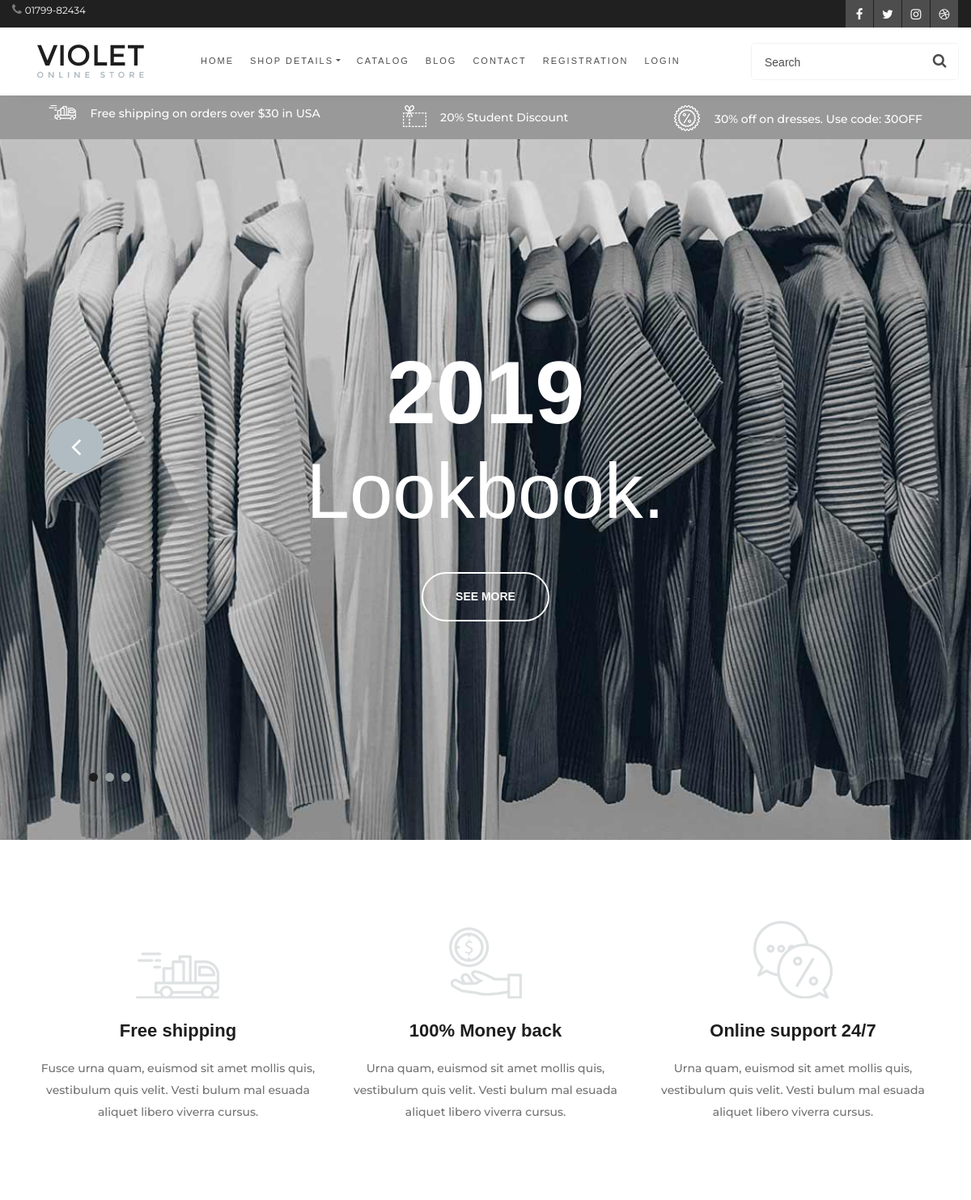
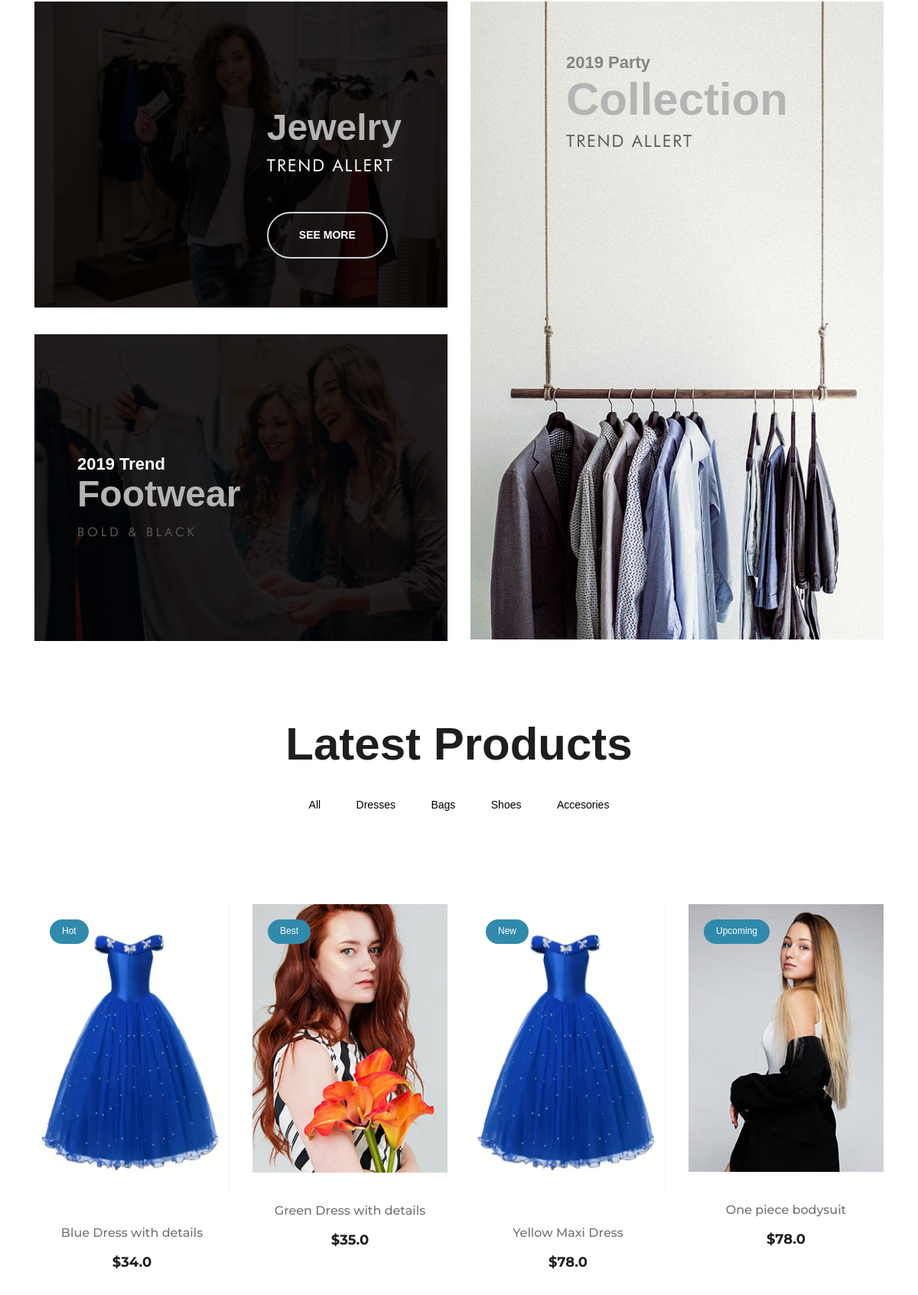
/home/ (upper part), run on the app's committed database (2 pictures, top to bottom).
### Shop/models.py (models this page shows, shortened)
class Products(models.Model):
    title = models.CharField(max_length=10)
    product_name = models.CharField(max_length=100)
    selling_price = models.FloatField()
    discounted_price = models.FloatField()
    description = models.TextField()
    brand = models.CharField(max_length=100)
    category = models.CharField(choices=CATEGORY_CHOICES,max_length=12)
    product_image = models.ImageField(upload_to='productimg')

### Shop/views.py (the view)
# urls.py: path('home/', views.ProductView.as_view(), name='home'),
class ProductView(View):
 def get(self, request):
  allproduct = Products.objects.all()
  return render(request, 'Shop/home.html', {'allproduct':allproduct})

### Shop/templates/Shop/home.html (shortened to what this page needs)
{% extends 'Shop/base.html' %}
{% load static %}
{% block content %}
  <div class="header-info">
    <div class="container-fluid">
      <div class="row">
        <div class="col-md-4">
          <div class="header-item">
            <img src="{% static 'Shop/img/icons/delivery.png' %}" alt="" />
            <p>Free shipping on orders over $30 in USA</p>
          </div>
        </div>
        <div class="col-md-4 text-left text-lg-center">
          <div class="header-item">
            <img src="{% static 'Shop/img/icons/voucher.png' %}" alt="" />
            <p>20% Student Discount</p>
          </div>
        </div>
        <div class="col-md-4 text-left text-xl-right">
          <div class="header-item">
            <img src="{% static 'Shop/img/icons/sales.png' %}" alt="" />
            <p>30% off on dresses. Use code: 30OFF</p>
          </div>
        </div>
      </div>
    </div>
  </div>
  <section class="hero-slider">
    <div class="hero-items owl-carousel">
      <div class="single-slider-item set-bg" data-setbg="{% static 'Shop/img/slider-1.jpg' %}">
        <div class="container">
          <div class="row">
            <div class="col-lg-12">
              <h1>2019</h1>
              <h2>Lookbook.</h2>
              <a href="#" class="primary-btn">See More</a>
            </div>
          </div>
        </div>
      </div>
    </div>
  </section>
  <section class="features-section spad">
    <div class="features-ads">
      <div class="container">
        <div class="row">
          <div class="col-lg-4">
            <div class="single-features-ads first">
              <img src="{% static 'Shop/img/icons/f-delivery.png' %}" alt="" />
              <h4>Free shipping</h4>
              <p>Fusce urna quam, euismod sit amet mollis quis, vestibulum quis velit. Vesti bulum mal esuada aliquet libero viverra cursus.</p>
            </div>
          </div>
          <div class="col-lg-4">
            <div class="single-features-ads second">
              <img src="{% static 'Shop/img/icons/coin.png' %}" alt="" />
              <h4>100% Money back</h4>
              <p>Urna quam, euismod sit amet mollis quis, vestibulum quis velit. Vesti bulum mal esuada aliquet libero viverra cursus.</p>
            </div>
          </div>
          <div class="col-lg-4">
            <div class="single-features-ads">
              <img src="{% static 'Shop/img/icons/chat.png' %}" alt="" />
              <h4>Online support 24/7</h4>
              <p>Urna quam, euismod sit amet mollis quis, vestibulum quis velit. Vesti bulum mal esuada aliquet libero viverra cursus.</p>
            </div>
          </div>
        </div>
      </div>
    </div>
    <div class="features-box">
      <div class="container">
        <div class="row">
          <div class="col-lg-6">
            <div class="row">
              <div class="col-lg-12">
                <div class="single-box-item first-box">
                  <img src="{% static 'Shop/img/f-box-1.jpg' %}" alt="" />
                  <div class="box-text">
                    <span class="trend-year">2019 Party</span>
                    <h2>Jewelry</h2>
                    <span class="trend-alert">Trend Allert</span>
                    <a href="#" class="primary-btn">See More</a>
                  </div>
                </div>
              </div>
              <div class="col-lg-12">
                <div class="single-box-item second-box">
                  <img src="{% static 'Shop/img/f-box-2.jpg' %}" alt="" />
                  <div class="box-text">
                    <span class="trend-year">2019 Trend</span>
                    <h2>Footwear</h2>
                    <span class="trend-alert">Bold & Black</span>
                  </div>
                </div>
              </div>
            </div>
          </div>
          <div class="col-lg-6">
            <div class="single-box-item large-box">
              <img src="{% static 'Shop/img/f-box-3.jpg' %}" alt="" />
              <div class="box-text">
                <span class="trend-year">2019 Party</span>
                <h2>Collection</h2>
                <div class="trend-alert">Trend Allert</div>
              </div>
            </div>
          </div>
        </div>
      </div>
    </div>
  </section>
  <section class="latest-products spad">
    <div class="container">
      <div class="product-filter">
        <div class="row">
          <div class="col-lg-12 text-center">
            <div class="section-title">
              <h2>Latest Products</h2>
            </div>
            <ul class="product-controls">
              <li data-filter="">
                <a style="text-decoration: none; color: black;" href="{% url 'alls' %}">All</a>
              </li>
              <li data-filter="">
                <a style="text-decoration: none; color: black;" href="{% url 'dreses' %}">Dresses</a>
              </li>
              <li data-filter="">
                <a style="text-decoration: none; color: black;" href="{% url 'bag' %}">Bags</a>
              </li>
              <li data-filter="">
                <a style="text-decoration: none; color: black;" href="{% url 'shoes' %}">Shoes</a>
              </li>
              <li data-filter="">
                <a style="text-decoration: none; color: black;" href="{% url 'accesories' %}">Accesories</a>
              </li>
            </ul>
          </div>
        </div>
      </div>
      <div class="row" id="product-list">
        {% for p in allproduct %}
          <div class="col-lg-3 col-sm-6 mix all accesories bags">
            <div class="single-product-item">
              <figure>
                <a href="{% url 'productpage' p.id %}"><img src="{{ p.product_image.url }}" alt="" /></a>
                <div class="p-status popular" style="color: white; background-color: #308AAB;">{{ p.title }}</div>
              </figure>
              <div class="product-text">
                <h6>{{ p.product_name }}</h6>
                <p>${{ p.selling_price }}</p>
              </div>
            </div>
          </div>
        {% endfor %}
      </div>
    </div>
  </section>
{% endblock %}

### data on the page
Products: product_image (picture), title "Hot", product_name "Blue Dress with details", selling_price "34.0"
Products: product_image (picture), title "Best", product_name "Green Dress with details", selling_price "35.0"
Products: product_image (picture), title "New", product_name "Yellow Maxi Dress", selling_price "78.0"
Products: product_image (picture), title "Upcoming", product_name "One piece bodysuit", selling_price "78.0"
